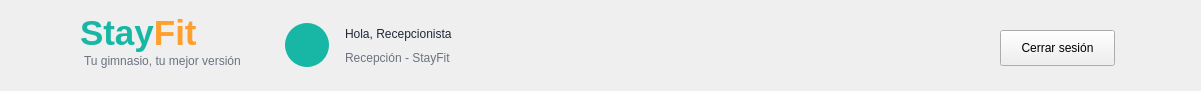
   <widget class="QFrame" name="frameHeader">
    <property name="geometry">
     <rect>
      <x>0</x>
      <y>0</y>
      <width>1201</width>
      <height>91</height>
     </rect>
    </property>
    <property name="frameShape">
     <enum>QFrame::NoFrame</enum>
    </property>
    <widget class="QLabel" name="lblLogoIcono">
     <property name="geometry">
      <rect>
       <x>18</x>
       <y>10</y>
       <width>65</width>
       <height>65</height>
      </rect>
     </property>
     <property name="styleSheet">
      <string notr="true">font: 28pt &quot;Segoe UI Emoji&quot;; color: #18B7A5;</string>
     </property>
     <property name="text">
      <string/>
     </property>
     <property name="pixmap">
      <pixmap resource="../imagenes/recursos.qrc">:/prefijoNuevo/logo_stayfit.png</pixmap>
     </property>
     <property name="scaledContents">
      <bool>true</bool>
     </property>
    </widget>
    <widget class="QLabel" name="labelStayFitHeader">
     <property name="geometry">
      <rect>
       <x>80</x>
       <y>8</y>
       <width>170</width>
       <height>51</height>
      </rect>
     </property>
     <property name="text">
      <string>&lt;html&gt;&lt;head/&gt;&lt;body&gt;&lt;p&gt;&lt;span style=&quot; font-size:26pt; font-weight:700; color:#18B7A5;&quot;&gt;Stay&lt;/span&gt;&lt;span style=&quot; font-size:26pt; font-weight:700; color:#FF9F2E;&quot;&gt;Fit&lt;/span&gt;&lt;/p&gt;&lt;/body&gt;&lt;/html&gt;</string>
     </property>
    </widget>
    <widget class="QLabel" name="labelSubtituloHeader">
     <property name="geometry">
      <rect>
       <x>84</x>
       <y>52</y>
       <width>170</width>
       <height>18</height>
      </rect>
     </property>
     <property name="styleSheet">
      <string notr="true">color: #6B7280; font: 9pt &quot;Segoe UI&quot;;</string>
     </property>
     <property name="text">
      <string>Tu gimnasio, tu mejor versión</string>
     </property>
    </widget>
    <widget class="QLabel" name="lblAvatarCliente">
     <property name="geometry">
      <rect>
       <x>285</x>
       <y>23</y>
       <width>44</width>
       <height>44</height>
      </rect>
     </property>
     <property name="styleSheet">
      <string notr="true">background-color: #18B7A5; color: white; border-radius: 22px; font: 20pt &quot;Segoe UI Emoji&quot;;</string>
     </property>
     <property name="text">
      <string/>
     </property>
     <property name="pixmap">
      <pixmap resource="../imagenes/recursos.qrc">:/newPrefix/usuario.png</pixmap>
     </property>
     <property name="scaledContents">
      <bool>true</bool>
     </property>
    </widget>
    <widget class="QLabel" name="lblNombreCliente">
     <property name="geometry">
      <rect>
       <x>345</x>
       <y>22</y>
       <width>270</width>
       <height>24</height>
      </rect>
     </property>
     <property name="styleSheet">
      <string notr="true">font: bold 13pt &quot;Segoe UI&quot;; color: #1F2937;</string>
     </property>
     <property name="text">
      <string>Hola, Recepcionista</string>
     </property>
    </widget>
    <widget class="QLabel" name="lblFechaAltaCliente">
     <property name="geometry">
      <rect>
       <x>345</x>
       <y>48</y>
       <width>250</width>
       <height>20</height>
      </rect>
     </property>
     <property name="styleSheet">
      <string notr="true">font: 10pt &quot;Segoe UI&quot;; color: #6B7280;</string>
     </property>
     <property name="text">
      <string>Recepción - StayFit</string>
     </property>
    </widget>
    <widget class="QPushButton" name="btnCerrarSesion">
     <property name="geometry">
      <rect>
       <x>1000</x>
       <y>30</y>
       <width>115</width>
       <height>36</height>
      </rect>
     </property>
     <property name="text">
      <string>Cerrar sesión</string>
     </property>
    </widget>
    <widget class="QLabel" name="label_17">
     <property name="geometry">
      <rect>
       <x>510</x>
       <y>20</y>
       <width>31</width>
       <height>31</height>
      </rect>
     </property>
     <property name="text">
      <string/>
     </property>
     <property name="pixmap">
      <pixmap resource="../imagenes/recursos.qrc">:/newPrefix/ola.png</pixmap>
     </property>
     <property name="scaledContents">
      <bool>true</bool>
     </property>
    </widget>
   </widget>
